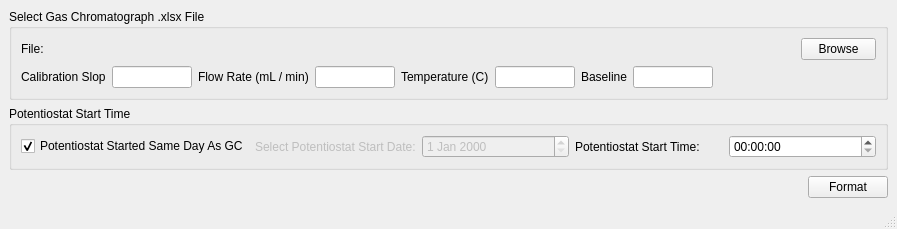
<?xml version="1.0" encoding="UTF-8"?>
<ui version="4.0">
 <class>MainWindow</class>
 <widget class="QMainWindow" name="MainWindow">
  <property name="geometry">
   <rect>
    <x>0</x>
    <y>0</y>
    <width>897</width>
    <height>216</height>
   </rect>
  </property>
  <property name="maximumSize">
   <size>
    <width>16777215</width>
    <height>250</height>
   </size>
  </property>
  <property name="windowTitle">
   <string>MainWindow</string>
  </property>
  <widget class="QWidget" name="centralwidget">
   <layout class="QVBoxLayout" name="verticalLayout">
    <item>
     <widget class="QGroupBox" name="groupBox">
      <property name="maximumSize">
       <size>
        <width>16777215</width>
        <height>200</height>
       </size>
      </property>
      <property name="title">
       <string>Select Gas Chromatograph .xlsx File</string>
      </property>
      <layout class="QVBoxLayout" name="verticalLayout_2">
       <item>
        <layout class="QHBoxLayout" name="horizontalLayout">
         <item>
          <widget class="QLabel" name="label_2">
           <property name="maximumSize">
            <size>
             <width>30</width>
             <height>16777215</height>
            </size>
           </property>
           <property name="text">
            <string>File:</string>
           </property>
          </widget>
         </item>
         <item>
          <widget class="QLabel" name="GCFile_label">
           <property name="text">
            <string/>
           </property>
          </widget>
         </item>
         <item>
          <widget class="QPushButton" name="GCFile_button">
           <property name="maximumSize">
            <size>
             <width>75</width>
             <height>16777215</height>
            </size>
           </property>
           <property name="text">
            <string>Browse</string>
           </property>
          </widget>
         </item>
        </layout>
       </item>
       <item>
        <layout class="QHBoxLayout" name="horizontalLayout_5">
         <item>
          <widget class="QLabel" name="label">
           <property name="maximumSize">
            <size>
             <width>85</width>
             <height>16777215</height>
            </size>
           </property>
           <property name="text">
            <string>Calibration Slope</string>
           </property>
          </widget>
         </item>
         <item>
          <widget class="QLineEdit" name="calibrationslope_Edit">
           <property name="maximumSize">
            <size>
             <width>80</width>
             <height>16777215</height>
            </size>
           </property>
          </widget>
         </item>
         <item>
          <widget class="QLabel" name="label_4">
           <property name="maximumSize">
            <size>
             <width>150</width>
             <height>16777215</height>
            </size>
           </property>
           <property name="text">
            <string>Flow Rate (mL / min)</string>
           </property>
          </widget>
         </item>
         <item>
          <widget class="QLineEdit" name="flowrate_Edit">
           <property name="maximumSize">
            <size>
             <width>80</width>
             <height>16777215</height>
            </size>
           </property>
          </widget>
         </item>
         <item>
          <widget class="QLabel" name="label_5">
           <property name="text">
            <string>Temperature (C)</string>
           </property>
          </widget>
         </item>
         <item>
          <widget class="QLineEdit" name="temperature_Edit">
           <property name="maximumSize">
            <size>
             <width>80</width>
             <height>16777215</height>
            </size>
           </property>
          </widget>
         </item>
         <item>
          <widget class="QLabel" name="label_6">
           <property name="text">
            <string>Baseline</string>
           </property>
          </widget>
         </item>
         <item>
          <widget class="QLineEdit" name="baseline_Edit">
           <property name="maximumSize">
            <size>
             <width>80</width>
             <height>16777215</height>
            </size>
           </property>
          </widget>
         </item>
         <item>
          <spacer name="horizontalSpacer_2">
           <property name="orientation">
            <enum>Qt::Horizontal</enum>
           </property>
           <property name="sizeHint" stdset="0">
            <size>
             <width>40</width>
             <height>20</height>
            </size>
           </property>
          </spacer>
         </item>
        </layout>
       </item>
      </layout>
     </widget>
    </item>
    <item>
     <widget class="QGroupBox" name="groupBox_2">
      <property name="maximumSize">
       <size>
        <width>16777215</width>
        <height>90</height>
       </size>
      </property>
      <property name="title">
       <string>Potentiostat Start Time</string>
      </property>
      <layout class="QVBoxLayout" name="verticalLayout_3">
       <item>
        <layout class="QHBoxLayout" name="horizontalLayout_2">
         <item>
          <widget class="QCheckBox" name="GCPot_syncingBox">
           <property name="text">
            <string>Potentiostat Started Same Day As GC</string>
           </property>
           <property name="checked">
            <bool>true</bool>
           </property>
          </widget>
         </item>
         <item>
          <widget class="QLabel" name="startdate_label">
           <property name="enabled">
            <bool>false</bool>
           </property>
           <property name="text">
            <string>Select Potentiostat Start Date:</string>
           </property>
          </widget>
         </item>
         <item>
          <widget class="QDateEdit" name="dateEdit">
           <property name="enabled">
            <bool>false</bool>
           </property>
          </widget>
         </item>
         <item>
          <widget class="QLabel" name="label_3">
           <property name="text">
            <string>Potentiostat Start Time:</string>
           </property>
          </widget>
         </item>
         <item>
          <widget class="QTimeEdit" name="timeEdit">
           <property name="locale">
            <locale language="English" country="UnitedKingdom"/>
           </property>
           <property name="displayFormat">
            <string>hh:mm:ss </string>
           </property>
           <property name="time">
            <time>
             <hour>0</hour>
             <minute>0</minute>
             <second>0</second>
            </time>
           </property>
          </widget>
         </item>
        </layout>
       </item>
      </layout>
     </widget>
    </item>
    <item>
     <layout class="QHBoxLayout" name="horizontalLayout_4">
      <item>
       <spacer name="horizontalSpacer">
        <property name="orientation">
         <enum>Qt::Horizontal</enum>
        </property>
        <property name="sizeHint" stdset="0">
         <size>
          <width>40</width>
          <height>20</height>
         </size>
        </property>
       </spacer>
      </item>
      <item>
       <widget class="QPushButton" name="Format_button">
        <property name="text">
         <string>Format</string>
        </property>
       </widget>
      </item>
     </layout>
    </item>
   </layout>
  </widget>
  <widget class="QStatusBar" name="statusbar"/>
 </widget>
 <resources/>
 <connections/>
</ui>
